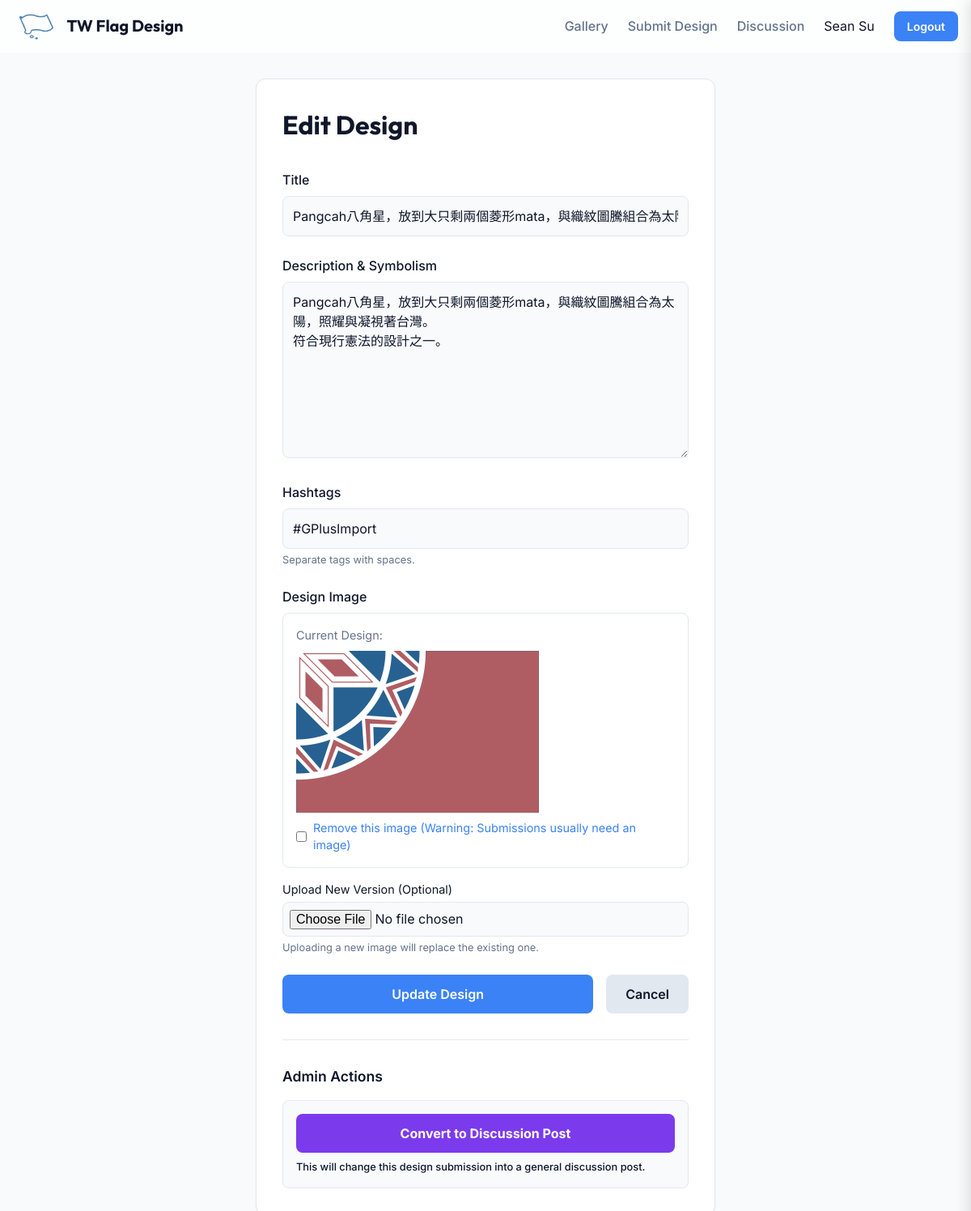
Before: /design/eecf71ad-7dda-4f6a-9983-4054a1de274d/edit (signed in) with the older database file.
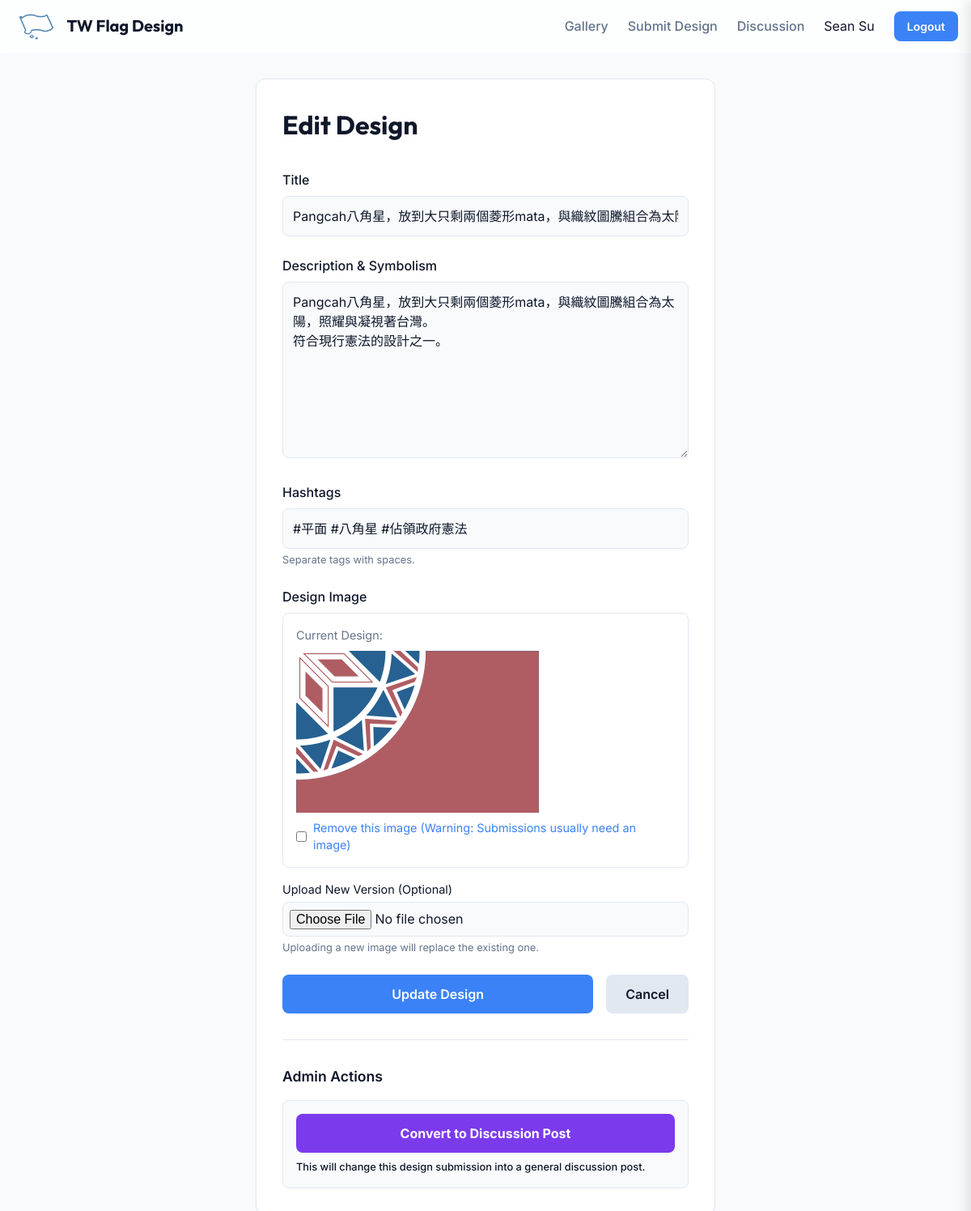
After: the same page with the newer database file.
### app/models.py (models this page shows, shortened)
class Design(db.Model):
    id = db.Column(db.Integer, primary_key=True)
    public_id = db.Column(db.String(36), unique=True, nullable=True)
    title = db.Column(db.String(100), nullable=False)
    description = db.Column(db.Text, nullable=False)
    image_filename = db.Column(db.String(100), nullable=False)
    hashtags = db.Column(db.Text, nullable=True)
    created_at = db.Column(db.DateTime, nullable=False, default=datetime.utcnow)
    approved = db.Column(db.Boolean, default=False)
    user_id = db.Column(db.Integer, db.ForeignKey('user.id'), nullable=False)
    comments = db.relationship('Comment', backref='design', lazy=True)
    ratings = db.relationship('Rating', backref='design', lazy=True)

### app/main/routes.py (the view, shortened to what this page needs)
@bp.route('/design/<public_id>/edit', methods=['GET', 'POST'])
@login_required
def edit_design(public_id):
    design = Design.query.filter_by(public_id=public_id).first_or_404()
    if design.author != current_user and not current_user.is_admin:
        abort(403)
    return render_template('edit_design.html', design=design)

### app/models.py (called while the page is built)
@login_manager.user_loader
def load_user(user_id):
    return User.query.get(int(user_id))

### app/templates/edit_design.html (shortened to what the changed rows need)
{% extends "layout.html" %}
{% block content %}
<div class="container" style="max-width: 600px;">
    <div class="card" style="padding: 2rem;">
        <h1 style="font-family: var(--font-heading); margin-bottom: 2rem; color: var(--color-primary);">Edit Design</h1>
        <form method="POST" enctype="multipart/form-data">
            <div style="margin-bottom: 1.5rem;">
                <label for="title" style="display: block; margin-bottom: 0.5rem; font-weight: 500;">Title</label>
                <input type="text" id="title" name="title" required value="{{ design.title }}"
                    style="width: 100%; padding: 0.75rem; border: 1px solid var(--color-border); border-radius: var(--radius-md); background: var(--color-background); color: var(--color-text-main);">
            </div>
            <div style="margin-bottom: 1.5rem;">
                <label for="description" style="display: block; margin-bottom: 0.5rem; font-weight: 500;">Description &
                    Symbolism</label>
                <textarea id="description" name="description" rows="8" required
                    style="width: 100%; padding: 0.75rem; border: 1px solid var(--color-border); border-radius: var(--radius-md); background: var(--color-background); color: var(--color-text-main); font-family: inherit;">{{ design.description }}</textarea>
            </div>
            <div style="margin-bottom: 1.5rem;">
                <label for="hashtags" style="display: block; margin-bottom: 0.5rem; font-weight: 500;">Hashtags</label>
                <input type="text" id="hashtags" name="hashtags" value="{{ design.hashtags or '' }}"
                    placeholder="#平面 #3D #搞笑"
                    style="width: 100%; padding: 0.75rem; border: 1px solid var(--color-border); border-radius: var(--radius-md); background: var(--color-background); color: var(--color-text-main);">
                <p style="font-size: 0.8rem; color: var(--color-text-muted); margin-top: 0.25rem;">Separate tags with
                    spaces.</p>
            </div>
            <div style="margin-bottom: 1.5rem;">
                {% if design.image_filename %}
                <div
                    style="margin-bottom: 1rem; padding: 1rem; border: 1px solid var(--color-border); border-radius: var(--radius-md);">
                    <p style="margin-bottom: 0.5rem; font-size: 0.9rem; color: var(--color-text-muted);">Current Design:
                    </p>
                    <img src="{{ url_for('static', filename='uploads/' + design.image_filename) }}" alt="Current Design"
                        style="max-height: 200px; max-width: 100%; display: block; margin-bottom: 0.5rem;">
                    <div style="display: flex; align-items: center; gap: 0.5rem;">
                        <input type="checkbox" id="remove_image" name="remove_image" value="yes">
                        <label for="remove_image" style="color: var(--color-accent); font-size: 0.9rem;">Remove this
                            image (Warning: Submissions usually need an image)</label>
                    </div>
                </div>
                {% endif %}
            </div>
        </form>
    </div>
</div>
{% endblock %}

Changed rows visible on the page:
changed Design "Pangcah八角星，放到大只剩兩個菱形mata，與織紋圖騰組合為太陽，照耀與": hashtags "#GPlusImport" → "#平面 #八角星 #佔領政府憲法"
